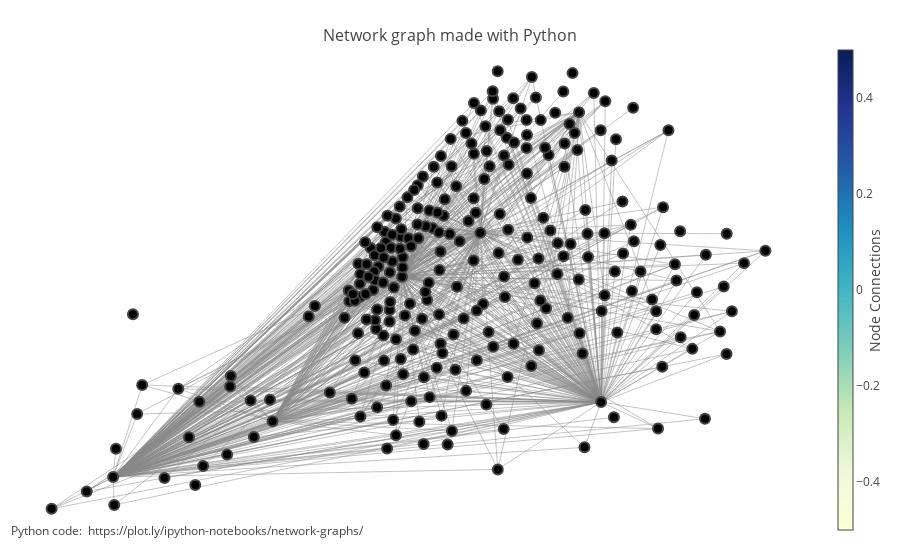

The code cell stored with this chart in its notebook:
### Code cell
fig = go.Figure(data=[edge_trace, node_trace],
             layout=go.Layout(
                title='<br>Network graph made with Python',
                titlefont=dict(size=16),
                showlegend=False,
                hovermode='closest',
                margin=dict(b=20,l=5,r=5,t=40),
                annotations=[ dict(
                    text="Python code: <a href='https://plot.ly/ipython-notebooks/network-graphs/'> https://plot.ly/ipython-notebooks/network-graphs/</a>",
                    showarrow=False,
                    xref="paper", yref="paper",
                    x=0.005, y=-0.002 ) ],
                xaxis=dict(showgrid=False, zeroline=False, showticklabels=False),
                yaxis=dict(showgrid=False, zeroline=False, showticklabels=False)))

iplot(fig, filename='networkx')

### Figure 1 — Plotly figure (JSON) as saved in the notebook; plotly's stock layout.template omitted (floating-point values rounded to 4 significant figures; data arrays with more than 128 entries replaced by an {"elided": "..."} marker saying what was removed)
{"data": [{"hoverinfo": "none", "line": {"color": "#888", "width": 0.5}, "mode": "lines", "type": "scatter", "uid": "8cdab242-47d4-4b4f-82cb-3b44aa9cef55", "x": {"elided": "2277 float values"}, "y": {"elided": "2277 float values"}}, {"hoverinfo": "text", "marker": {"color": [], "colorbar": {"thickness": 15, "title": {"side": "right", "text": "Node Connections"}, "xanchor": "left"}, "colorscale": "YlGnBu", "line": {"width": 2}, "reversescale": true, "showscale": true, "size": 10}, "mode": "markers", "text": [], "type": "scatter", "uid": "b46b80a1-0843-4ef8-85d8-0cd38b4e972f", "x": {"elided": "263 float values"}, "y": {"elided": "263 float values"}}], "layout": {"annotations": [{"showarrow": false, "text": "Python code: <a href='https://plot.ly/ipython-notebooks/network-graphs/'> https://plot.ly/ipython-notebooks/network-graphs/</a>", "x": 0.005, "xref": "paper", "y": -0.002, "yref": "paper"}], "hovermode": "closest", "margin": {"b": 20, "l": 5, "r": 5, "t": 40}, "showlegend": false, "title": {"font": {"size": 16}, "text": "<br>Network graph made with Python"}, "xaxis": {"showgrid": false, "showticklabels": false, "zeroline": false}, "yaxis": {"showgrid": false, "showticklabels": false, "zeroline": false}}}
